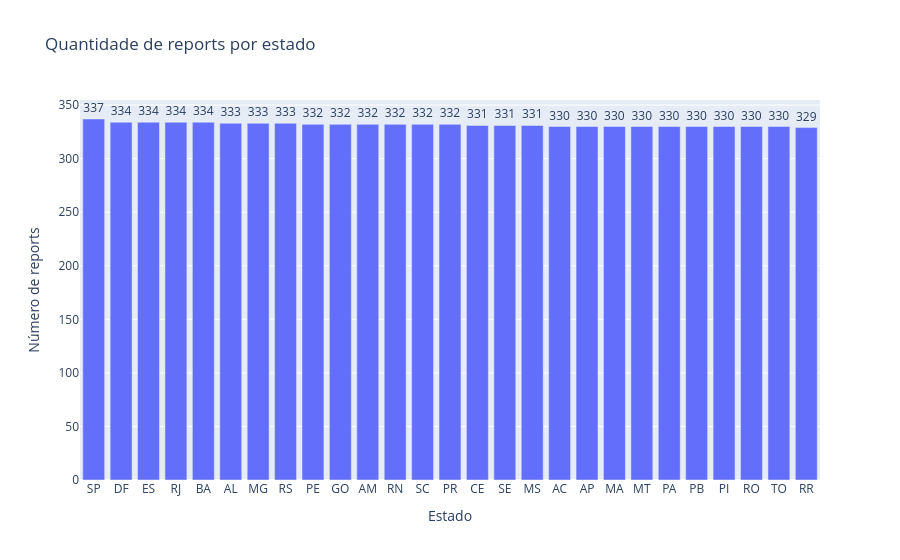

The code cell stored with this chart in its notebook:
### Code cell
import plotly.express as px

reports_estado = (
    sub_estados
    .groupby("state")
    .size()
    .reset_index(name="n_reports")
    .sort_values("n_reports", ascending=False)
)

fig = px.bar(
    reports_estado,
    x="state",
    y="n_reports",
    text="n_reports",
    title="Quantidade de reports por estado",
    labels={
        "state": "Estado",
        "n_reports": "Número de reports"
    }
)

fig.update_traces(textposition="outside")
fig.update_layout(
    xaxis_title="Estado",
    yaxis_title="Número de reports",
    showlegend=False
)

fig.show()

### Figure 1 — Plotly figure (JSON) as saved in the notebook; plotly's stock layout.template omitted (floating-point values rounded to 4 significant figures)
{"data": [{"hovertemplate": "Estado=%{x}<br>Número de reports=%{text}<extra></extra>", "legendgroup": "", "marker": {"color": "#636efa", "pattern": {"shape": ""}}, "name": "", "orientation": "v", "showlegend": false, "text": [337.0, 334.0, 334.0, 334.0, 334.0, 333.0, 333.0, 333.0, 332.0, 332.0, 332.0, 332.0, 332.0, 332.0, 331.0, 331.0, 331.0, 330.0, 330.0, 330.0, 330.0, 330.0, 330.0, 330.0, 330.0, 330.0, 329.0], "textposition": "outside", "type": "bar", "x": ["SP", "DF", "ES", "RJ", "BA", "AL", "MG", "RS", "PE", "GO", "AM", "RN", "SC", "PR", "CE", "SE", "MS", "AC", "AP", "MA", "MT", "PA", "PB", "PI", "RO", "TO", "RR"], "xaxis": "x", "y": [337, 334, 334, 334, 334, 333, 333, 333, 332, 332, 332, 332, 332, 332, 331, 331, 331, 330, 330, 330, 330, 330, 330, 330, 330, 330, 329], "yaxis": "y"}], "layout": {"barmode": "relative", "legend": {"tracegroupgap": 0}, "showlegend": false, "title": {"text": "Quantidade de reports por estado"}, "xaxis": {"anchor": "y", "domain": [0, 1], "title": {"text": "Estado"}}, "yaxis": {"anchor": "x", "domain": [0, 1], "title": {"text": "Número de reports"}}}}
